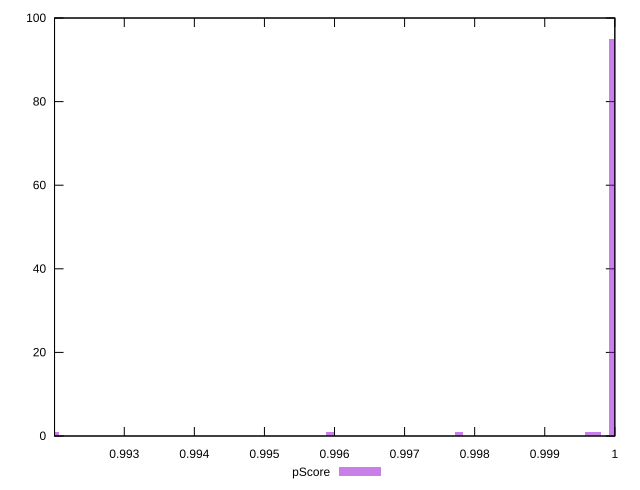

Recreate this plot in gnuplot.
reset

$pScore <<EOF
0.9999739063286877 95
0.9997431519947017 1
0.9920128818061679 1
0.9959357054839313 1
0.9977817401558199 1
0.9996277748277086 1
EOF

set key outside below
set boxwidth 0.00011537716699304116
set xrange [0.9920047327324237:0.9999999999998532]
set yrange [0:100]
set trange [0:100]
set style fill transparent solid 0.5 noborder
set terminal svg size 640, 490 enhanced background rgb 'white'
set output "report_00017_2021-02-10T15-08-03.406Z/total-blocking-time/samples/pages+cached+noadtech+nomedia+nocss/pScore/histogram.svg"

plot $pScore title "pScore" with boxes

reset
